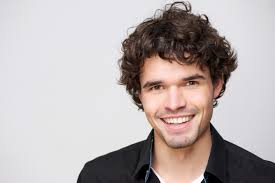
#> input picture images/exercise-1.jpg, 275 x 183 px
$ python faceLocal.py   (older library calls are emulated)
#> lines starting #> are read from the running program, lines starting #| are printed output that depends on the picture; after the words box and inside, x2 and y2 are one past the last pixel; in counts of white or black regions, pixels touching at a corner belong together
import numpy
from PIL import Image
import scipy.misc
from matplotlib import pyplot as plt
from matplotlib import colors
import cv2
img = Image.open("images/exercise-1.jpg").convert("RGB")
#> img is the input picture: PIL image 275x183 RGB; mean R, G, B 184.7, 175.6, 175
imgarr = numpy.array(img)
imgarr = imgarr/255.0
imgarr = colors.rgb_to_hsv(imgarr)
#> imgarr: shape (183, 275, 3) float64; mean of channels 0, 1, 2 0.446, 0.123, 0.734
print(imgarr)
#> (printed output is left out)

print(len(imgarr))
#| 183
for i in range(0, len(imgarr)):
    for x in range(0,len(imgarr[i])):
        print(imgarr[i][x][0])
        print(imgarr[i][x][1])
        print(imgarr[i][x][2])
        check0 = imgarr[i][x][0] >= 0.05 or imgarr[i][x][0] <= 0.06703910614
        check1 = imgarr[i][x][1] >= 0.20392156862 and imgarr[i][x][1] <= 0.41960784313
        check2 = (imgarr[i][x][2] >= 0.53333333333 and imgarr[i][x][2] <= 0.97647058823)
        if(check0 and check1 and check2):
            print("good")
            imgarr[i][x][0] = 0
            imgarr[i][x][1] = 0
            imgarr[i][x][2] = 255
        else:
            print("bad")
            imgarr[i][x][0] = 0
            imgarr[i][x][1] = 0
            imgarr[i][x][2] = 0
#> this loop made 183 passes
#> (printed output is left out)
#> imgarr: shape (183, 275, 3) float64; mean of channels 0, 1, 2 0, 0, 24.3

# [5 lines of commented-out code are left out]
imgarr = colors.hsv_to_rgb(imgarr)
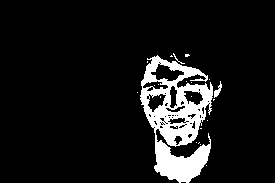
#> imgarr: shape (183, 275, 3) float64; 9.5% white; 21 white regions (18 under 20 px), largest, box (x1, y1, x2, y2) and area: (140, 55, 213, 183) 4676, (214, 81, 222, 98) 56, (173, 53, 185, 64) 20
#plt.imshow(imgarr)
#plt.show()
scipy.misc.imsave('out1.jpg', imgarr)
image = cv2.imread("images/exercise-1.jpg")

top = 999999999999.0
bottom = 0.0
right = 0.0
left = 99999999999.0
print(imgarr)

white = False
blacks = 0
end = False
maxRight = 0
maxLeft = 0
done = False
for i in range(0,len(imgarr)):
    left = 0
    right = 0
    for x in range(0,len(imgarr[0])):
        if(imgarr[i][x][0] == 255 and imgarr[i][x][1] == 255 and imgarr[i][x][2] == 255):
            if white == False:
                white = True
                if(done == False):
                    top = i
                    done = True
                blacks = 0
                left = x
            blacks = 0
        else:
            if white:
                blacks += 1
                if(blacks >= len(imgarr[0])*0.01):
                    white = False
                    blacks = 0
                    right = x
                    break
    if (right - left > maxRight - maxLeft):
        maxRight = right
        maxLeft = left
#> this loop made 183 passes
#> (maxRight, maxLeft) on passes 54, 55, 57, 58, 59, 60, 64, 65, 82, 113: (176, 173), (177, 173), (161, 154), (162, 152), (163, 147), (165, 147), (180, 149), (182, 148), (181, 141), (212, 145)
#> after the loop, done = True; maxLeft = 145; maxRight = 212; top = 53; white = False


distance = maxRight -maxLeft
#> distance = 67
# [12 lines of commented-out code are left out]
cv2.rectangle(image, (maxLeft, top), (maxLeft+distance, top+distance), (255,0,0), 2)
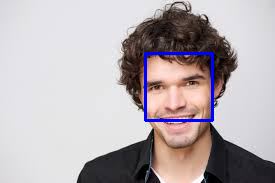
#> image: shape (183, 275, 3); mean B, G, R 177.6, 173.9, 182.5
cv2.imwrite('out.jpg', image)
